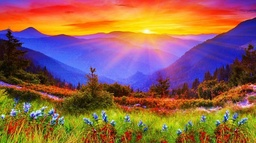
#> input picture task1/first_img.jpg, 256 x 143 px, shrunk from 800 x 447 before the run, found by its file name
$ python main.py
#> lines starting #> are read from the running program, lines starting #| are printed output that depends on the picture; long printed decimals are rounded
import cv2
import numpy as np


def multiply_brightness_by(image: np.ndarray, mult: float):
    assert mult >= 0, "multiplier must be positive"
    return np.array([[[np.uint8(min(255, i*mult)) for i in x] for x in y] for y in image])


def multiply_hsv_brightness_by(image: np.ndarray, mult: float):
    assert mult >= 0, "multiplier must be positive"
    return np.array([[[x[0], x[1], np.uint8(min(255, x[2]*mult))] for x in y] for y in image])


def ssim(fi_image: np.ndarray, se_image: np.ndarray) -> float:
    fi_image.flatten()
    se_image.flatten()
    intensity_fi = fi_image.mean()
    intensity_se = se_image.mean()
    contrast_fi = fi_image.var()
    contrast_fi = contrast_fi ** 0.5
    contrast_se = se_image.var()
    contrast_se = contrast_se ** 0.5
    const_fi = 0.0003
    const_se = 0.0005
    koef_l = (2 * intensity_fi * intensity_se + const_fi) / \
        (intensity_fi ** 2 + intensity_se ** 2 + const_fi)
    if fi_image.shape == 2:
        covariance = np.cov(fi_image, se_image)
        koef_c = (2 * covariance + const_se) / \
            (contrast_fi ** 2 + contrast_se ** 2 + const_se)
        return (koef_l/koef_c).mean()
    koef_c = (2 * contrast_se * contrast_fi + const_se) / \
        (contrast_fi ** 2 + contrast_se ** 2 + const_se)
    return koef_l * koef_c


def basic_action():

    img = cv2.imread("task1/first_img.jpg")
#> img is the input picture: shape (143, 256, 3); mean B, G, R 84.1, 97, 143.9
    cv2.imshow('original image', img)
    img2 = multiply_brightness_by(img, 1.5)
#> in multiply_brightness_by, `return np.array([[[np.uint8(min(255, i*mult)) for i in x] for x in y] ..`:
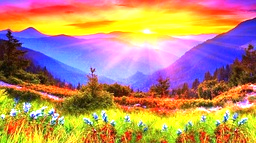
#> returned value: shape (143, 256, 3); mean of channels 0, 1, 2 111.5, 141.5, 185.7; drawn as B, G, R
    cv2.imshow('brightnes multiplied by 1.5', img2)
    img3 = multiply_brightness_by(img, 1/1.5)
#> call 2 of multiply_brightness_by, with mult = 0.667
#> in multiply_brightness_by (call 2), `return np.array([[[np.uint8(min(255, i*mult)) for i in x] for x in y] ..`:
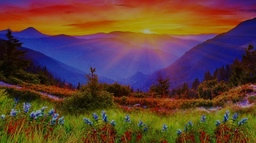
#> returned value: shape (143, 256, 3); mean of channels 0, 1, 2 55.7, 64.4, 95.6; drawn as B, G, R
    cv2.imshow('brightnes divided by 1.5', img3)

    hsv_img = cv2.cvtColor(img, cv2.COLOR_BGR2HSV)
#> hsv_img: shape (143, 256, 3); mean H, S, V 62.9, 186.5, 172.6
    hsv_img2 = multiply_hsv_brightness_by(hsv_img, 1.5)
#> in multiply_hsv_brightness_by, `return np.array([[[x[0], x[1], np.uint8(min(255, x[2]*mult))] for x in..`:
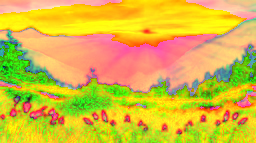
#> returned value: shape (143, 256, 3); mean of channels 0, 1, 2 62.9, 186.5, 215; drawn as B, G, R
    hsv_img3 = multiply_hsv_brightness_by(hsv_img, 1/1.5)
#> call 2 of multiply_hsv_brightness_by, with mult = 0.667
#> in multiply_hsv_brightness_by (call 2), `return np.array([[[x[0], x[1], np.uint8(min(255, x[2]*mult))] for x in..`:
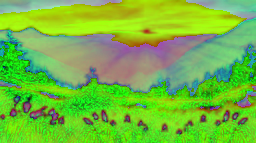
#> returned value: shape (143, 256, 3); mean of channels 0, 1, 2 62.9, 186.5, 114.7; drawn as B, G, R
    print('structure similarity index for BGR * 1.5 and HSV * 1.5 is:',
          ssim(cv2.cvtColor(hsv_img2, cv2.COLOR_HSV2BGR), img2))
#> in ssim, `fi_image.flatten()`:
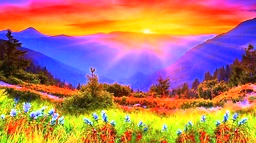
#> fi_image: shape (143, 256, 3); mean B, G, R 104.7, 121.8, 179
#> in ssim, `intensity_fi = fi_image.mean()`: intensity_fi = 135.2
#> in ssim, `intensity_se = se_image.mean()`: intensity_se = 146.2
#> in ssim, `contrast_fi = fi_image.var()`: contrast_fi = 7128.7
#> in ssim, `contrast_fi = contrast_fi ** 0.5`: contrast_fi = 84.43
#> in ssim, `contrast_se = se_image.var()`: contrast_se = 7407.2
#> in ssim, `contrast_se = contrast_se ** 0.5`: contrast_se = 86.07
#> in ssim, `koef_l = (2 * intensity_fi * intensity_se + const_fi) / \ (intensity_f..`: koef_l = 0.997
#> in ssim, `koef_c = (2 * contrast_se * contrast_fi + const_se) / \ (contrast_fi *..`: koef_c = 1
#| structure similarity index for BGR * 1.5 and HSV * 1.5 is: 0.9967
    print('structure similarity index for BGR / 1.5 and HSV / 1.5 is:',
          ssim(cv2.cvtColor(hsv_img3, cv2.COLOR_HSV2BGR), img3))
#| structure similarity index for BGR / 1.5 and HSV / 1.5 is: 1
    cv2.waitKey(0)


if __name__ == "__main__":
    basic_action()
